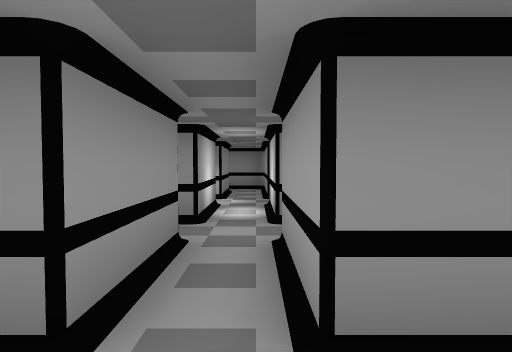
View 1 (above)

16 first-person views from a walk through a Unity game level. The camera is 1.5 m above the floor, tilts 2° down and sees 75° across. The floor is counted in squares, 2 m on a side. Each view is taken from the middle of a square. On the plan, view 1 faces up. The plan holds only what a view shows up to about 11 squares ahead; the rest is blank. The player character is not drawn. Door leaves are left out, so doorways stand open.

View 2
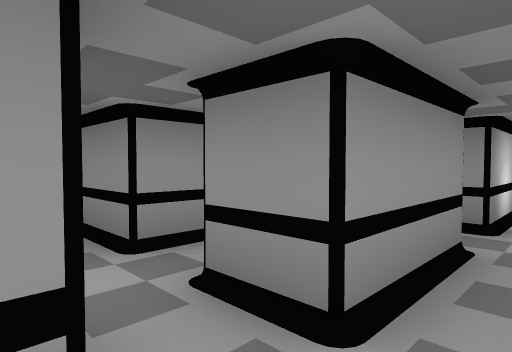

View 3
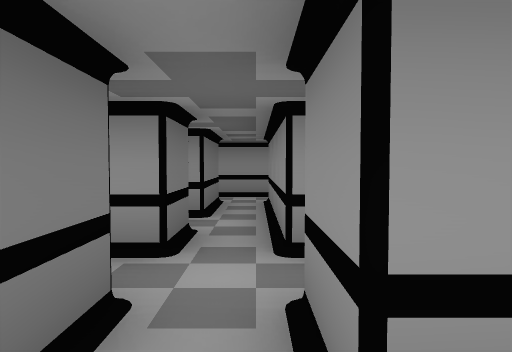

View 4
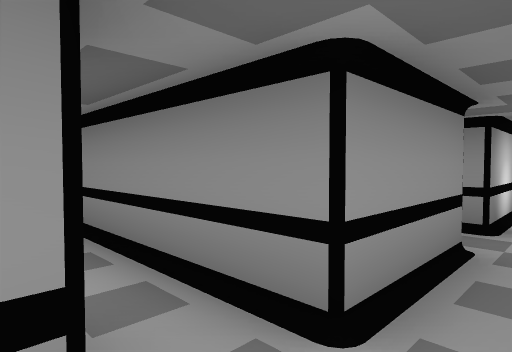

View 5
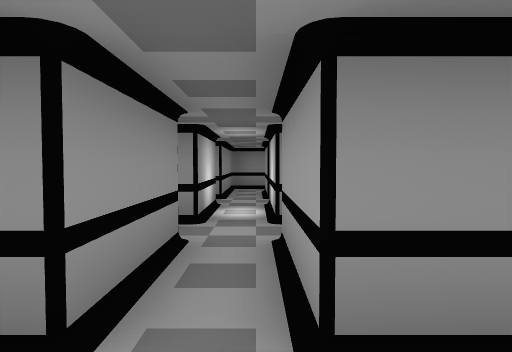

View 6
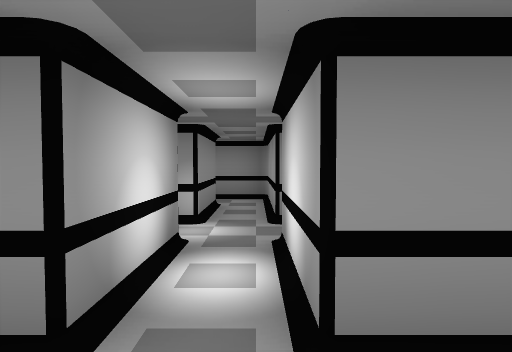

View 7
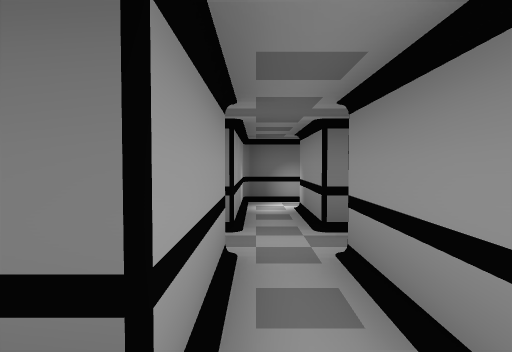

View 8
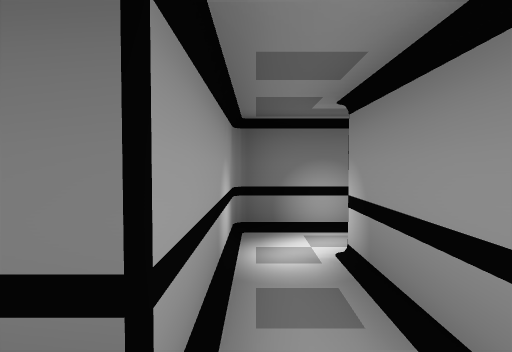

View 9
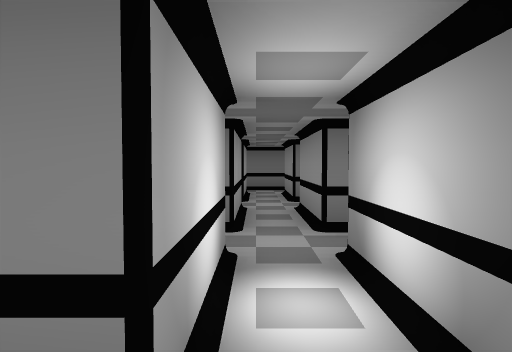

View 10
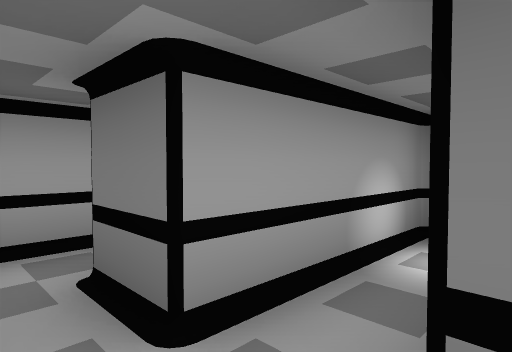

View 11
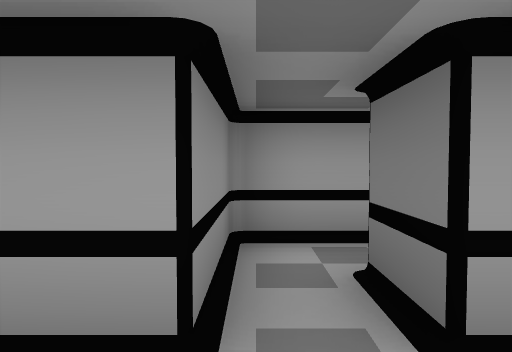

View 12
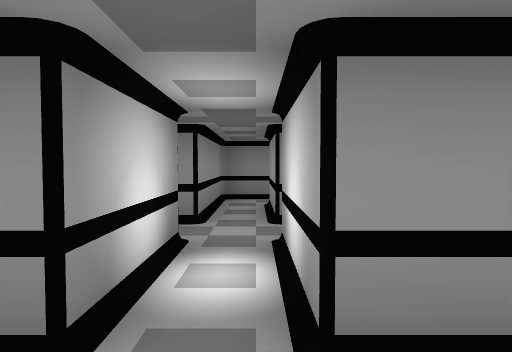

View 13
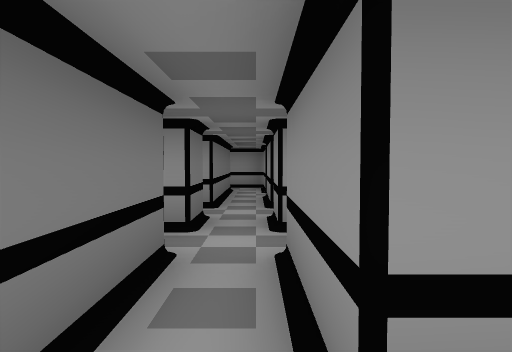

View 14
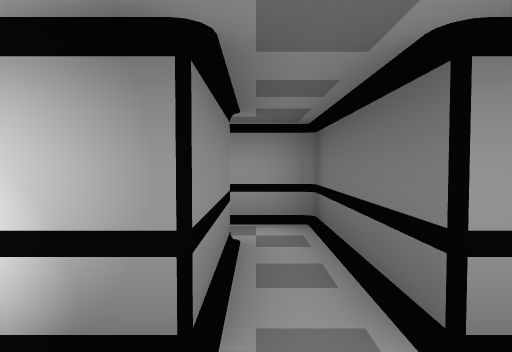

View 15
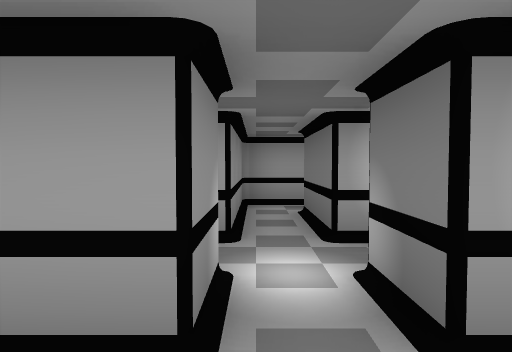

View 16
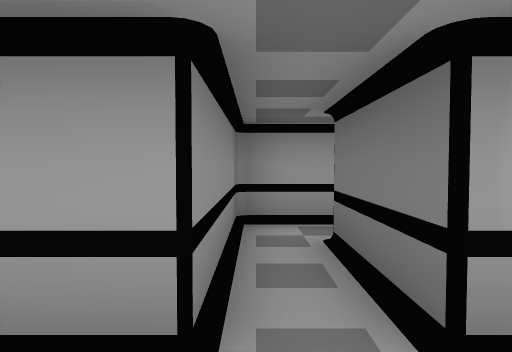

### Floor plan
Points are (right, up) in squares from view 1. A wall is a line through its corners. A room is listed if a view was taken in it or the views show most of it. See-through windows are left out.
Room 1 (views 1, 2, 3, 8, 10, 11)
walls: (-0.7, 1.3) (-1.7, 1.3); (0.2, -1.5) (0.2, 0.2); (-1.7, 0.2) (-0.7, 0.2) (-0.7, -1.8)
ways out: opening at (-1, 1) to room 2; opening at (0, 2.5) to room 3; opening at (0, -0.5) to room 12; opening at (1, 1)
Room 2 (views 4, 5)
walls: (-1.7, -1.5) (-1.7, 0.2); (-3.8, 0.2) (-2.7, 0.2) (-2.7, -1.6)
ways out: opening at (-1, 1) to room 1; opening at (-2, 2.5) to room 5; opening at (-3, 1) to room 10; opening at (-2, -0.5) to room 13
Room 3 (views 6, 7, 14)
walls: (-0.7, 4.3) (-1.7, 4.3); (0.2, 1.3) (0.2, 3.3); (-1.7, 3.3) (-0.7, 3.3) (-0.7, 1.3)
ways out: opening at (0, 2.5) to room 1; opening at (-1, 4) to room 5; opening at (1.5, 4) to room 6; opening at (0, 5.5) to room 7
Room 4 (views 9, 15)
walls: (-2.7, 6.2) (-2.7, 4.3); (-1.7, 4.3) (-1.7, 6.2)
ways out: opening at (-2, 5.5) to room 5; opening at (-1, 7) to room 7; opening at (-2, 8.5) to room 11; opening at (-3.5, 7)
Room 5 (view 12)
walls: (-2.7, 4.3) (-4.5, 4.3); (-4.4, 3.3) (-2.7, 3.3) (-2.7, 1.3); (-1.7, 1.3) (-1.7, 3.3)
ways out: opening at (-2, 2.5) to room 2; opening at (-1, 4) to room 3; opening at (-2, 5.5) to room 4; opening at (-3.5, 4)
Room 6 (view 13)
walls: (2.2, 4.3) (0.2, 4.3); (0.2, 3.3) (3.2, 3.3) (3.2, 4.4)
ways out: opening at (1.5, 4) to room 3; opening at (3, 5.5) to room 8
Room 7 (view 16)
walls: (-0.7, 7.2) (-1.7, 7.2); (-1.7, 6.2) (-0.7, 6.2) (-0.7, 4.3); (0.2, 4.3) (0.2, 6.2)
ways out: opening at (0, 5.5) to room 3; opening at (-1, 7) to room 4; opening at (1.5, 7) to room 8; opening at (0, 8.5) to room 9
Room 8 (no view inside)
walls: (3.2, 6) (3.2, 7.2) (0.2, 7.2); (0.2, 6.2) (2.2, 6.2)
ways out: opening at (3, 5.5) to room 6; opening at (1.5, 7) to room 7
Room 9 (no view inside)
walls: (-0.7, 9.2) (-0.7, 7.2); (0.1, 10.2) (-1.5, 10.2); (0.2, 7.2) (0.2, 9.9)
ways out: opening at (0, 8.5) to room 7; opening at (-1, 10) to room 11
Room 10 (no view inside)
walls: (-6.6, 0.2) (-4.8, 0.2); (-2.7, 1.3) (-6.4, 1.3)
ways out: opening at (-3, 1) to room 2; opening at (-5.5, 1); opening at (-4, -0.5)
Room 11 (no view inside)
walls: (-1.5, 10.2) (-2.7, 10.2) (-2.7, 7.2); (-1.7, 7.2) (-1.7, 9.1)
ways out: opening at (-2, 8.5) to room 4; opening at (-1, 10) to room 9
Room 12 (no view inside)
walls: (-1.5, -2.7) (0.2, -2.7) (0.2, -1.5)
ways out: opening at (0, -0.5) to room 1; opening at (-1, -2) to room 13
Room 13 (no view inside)
walls: (-2.9, -2.7) (-1.5, -2.7)
ways out: opening at (-2, -0.5) to room 2; opening at (-1, -2) to room 12; opening at (-3, -2)

Where each view was taken, in squares from view 1:
view 1: 0 up, 0 right, facing up
view 2: 0 up, 0 right, facing up-left
view 3: 1 up, 0 right, facing left
view 4: 0 up, 2 left, facing up-left
view 5: 0 up, 2 left, facing up
view 6: 3 up, 0 right, facing up
view 7: 4 up, 0 right, facing down
view 8: 1 up, 0 right, facing down
view 9: 7 up, 2 left, facing down
view 10: 1 up, 1 left, facing down-right
view 11: 1 up, 1 left, facing right
view 12: 3 up, 2 left, facing up
view 13: 4 up, 3 right, facing left
view 14: 4 up, 1 left, facing right
view 15: 7 up, 3 left, facing right
view 16: 7 up, 1 left, facing right
